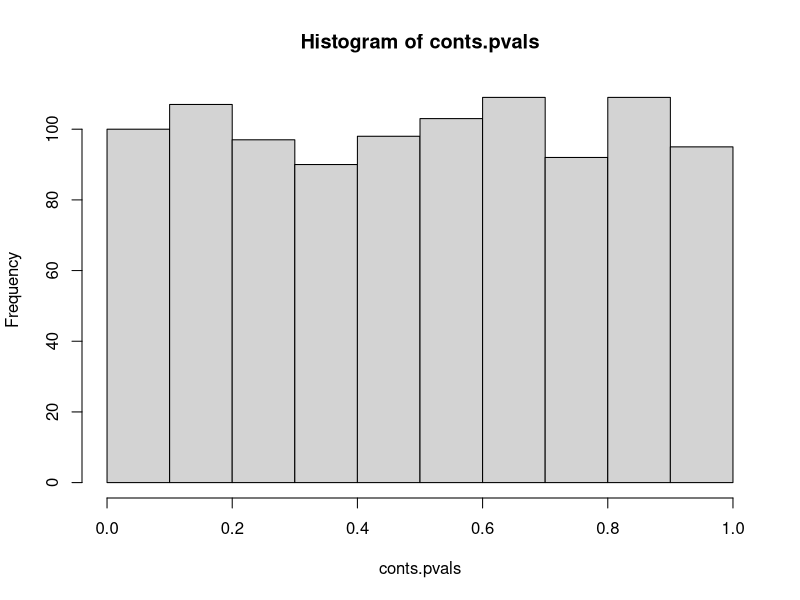
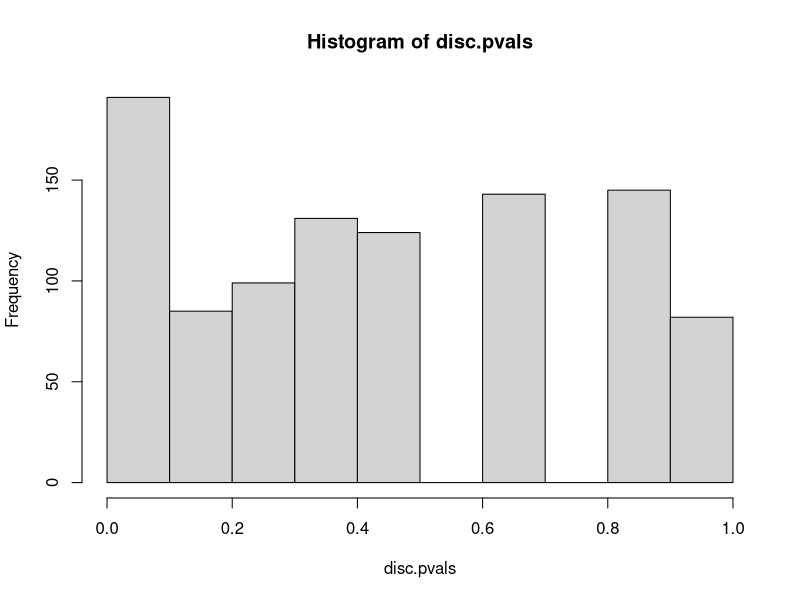
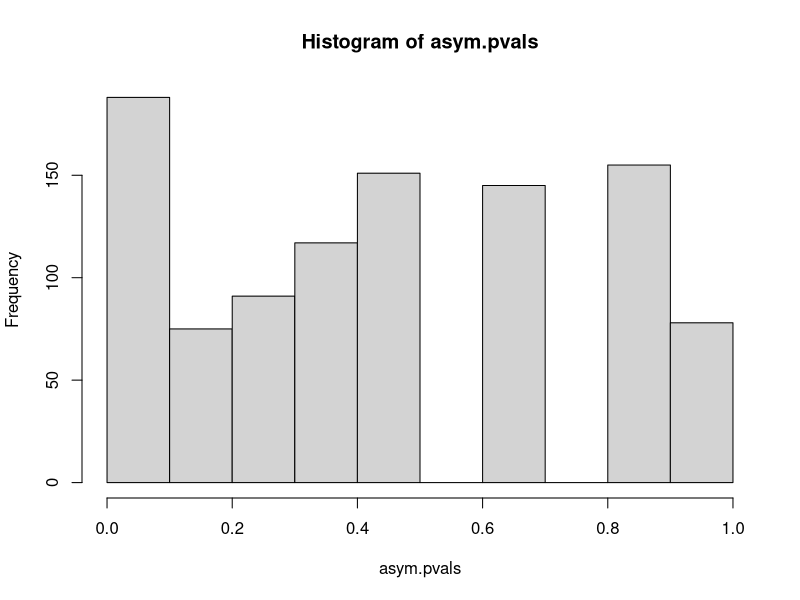

R code for these plots, in order:
#!/usr/bin/Rscript

conts.pvals <- replicate(1000, {
        n <- m <- 100
        sample.1 <- rnorm(n)
        sample.2 <- rnorm(m)
        wilcox.test(sample.1,sample.2)$p.value
    } )
hist(conts.pvals)
mean(conts.pvals < 0.05)

disc.pvals <- replicate(1000, {
        n <- m <- 100
        sample.1 <- c(1,10)[1+rbinom(n,size=1,prob=1/2)]
        sample.2 <- c(7,8)[1+rbinom(m,size=1,prob=1/2)]
        wilcox.test(sample.1,sample.2)$p.value
    } )

hist(disc.pvals)
mean(disc.pvals < 0.05)




# biased
asym.pvals <- replicate(1000, {
        n <- m <- 100
        sample.1 <- c(1,10)[1+rbinom(n,size=1,prob=1/2)]
        sample.2 <- c(8,9)[1+rbinom(m,size=1,prob=1/2)]
        wilcox.test(sample.1,sample.2)$p.value
    } )

hist(asym.pvals)
mean(asym.pvals < 0.05)
